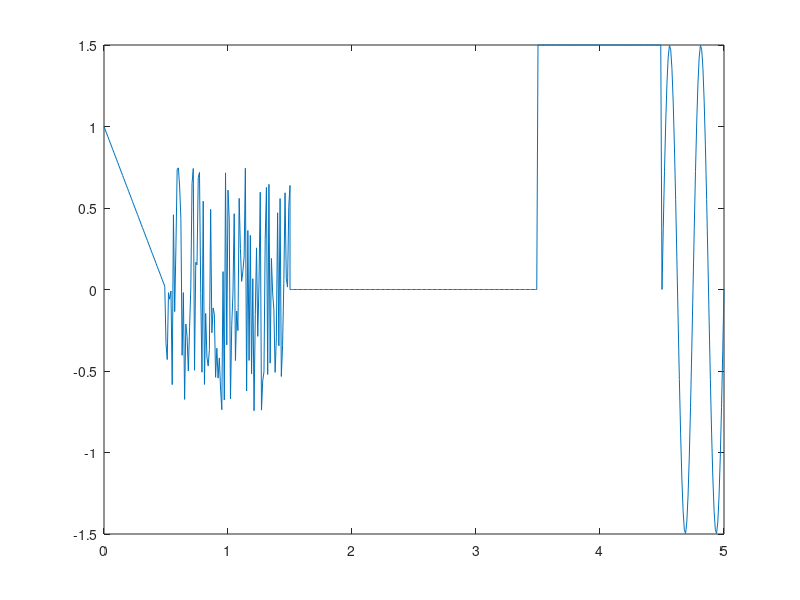

Write MATLAB code to recreate this figure.
%% 3.Labaratorijas Darbs
%% Signalu apstrade
%% Merki:
% * Iemacities apstradat signalu un uztaisit grafiku no datiem
%% Darba programma:
function y = lab3(t)
if nargin == 0
    t = 0:0.01:5;
end
%%Datu filtracija
%sin
t_sin_f = (t>=4.5) & (t<=5);
t_sin = t(t_sin_f);
%saw
t_saw_f = (t>=0)&(t<0.5);
t_saw = t(t_saw_f);
%const
t_const_f = (t>=3.5)&(t<4.5);
t_const = t(t_const_f);
%zero
t_zero_f = (t>=1.5)&(t<3.5);
t_zero=t(t_zero_f);
%noise
t_noise_f = (t>=0.5)&(t<=1.5);
t_noise=t(t_noise_f);

%% sinusoida
A0=0; A= 1.5;
T = (5-4.5)/2;f=1/T;
delay = 1.5;
y_sin=A0+A*sin(2*pi*f*(t_sin-delay));
%plot(t_sin,y_sin)
%axis([xmin xmax ymin ymax])
%axis([0 5 -1.5 1.5])
%% Lineari mainigais signals
%k = (yA-yB)/(tA-tB);
k = (1-0)/(0-0.5);
delay = 0.5;
y_saw = k*(t_saw-delay);
%hold on
%plot(t_saw,y_saw)
%% konstantes signals
y_const = 1.5+zeros(size(t_const));
%plot(t_const,y_const)
%% Nulles signal
y_zero = zeros(size(t_zero));
%plot(t_zero,y_zero)
%% troksna signals
y_noise = 1.5*rand(size(t_noise))-0.75;
%plot(t_noise,y_noise)
%% Visu signalu apvienosana
t = [t_saw,t_noise,t_zero,t_const,t_sin];
y = [y_saw,y_noise,y_zero,y_const,y_sin];
if nargout == 0
    plot(t,y)
    y=[];
end
%% Secinajumi:
% ir iemacits ka apstradat signalu datus un ka uztaisit grafiku no tas
% datiem